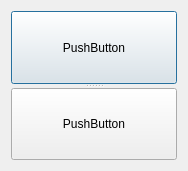
<?xml version="1.0" encoding="UTF-8"?>
<ui version="4.0">
 <class>Dialog</class>
 <widget class="QDialog" name="Dialog">
  <property name="geometry">
   <rect>
    <x>0</x>
    <y>0</y>
    <width>188</width>
    <height>171</height>
   </rect>
  </property>
  <property name="windowTitle">
   <string>Dialog</string>
  </property>
  <layout class="QVBoxLayout" name="verticalLayout">
   <item>
    <widget class="QSplitter" name="splitter">
     <property name="orientation">
      <enum>Qt::Vertical</enum>
     </property>
     <widget class="QPushButton" name="pushButton_2">
      <property name="text">
       <string>PushButton</string>
      </property>
     </widget>
     <widget class="QPushButton" name="pushButton">
      <property name="text">
       <string>PushButton</string>
      </property>
     </widget>
    </widget>
   </item>
  </layout>
 </widget>
 <layoutdefault spacing="6" margin="11"/>
 <resources/>
 <connections/>
</ui>
